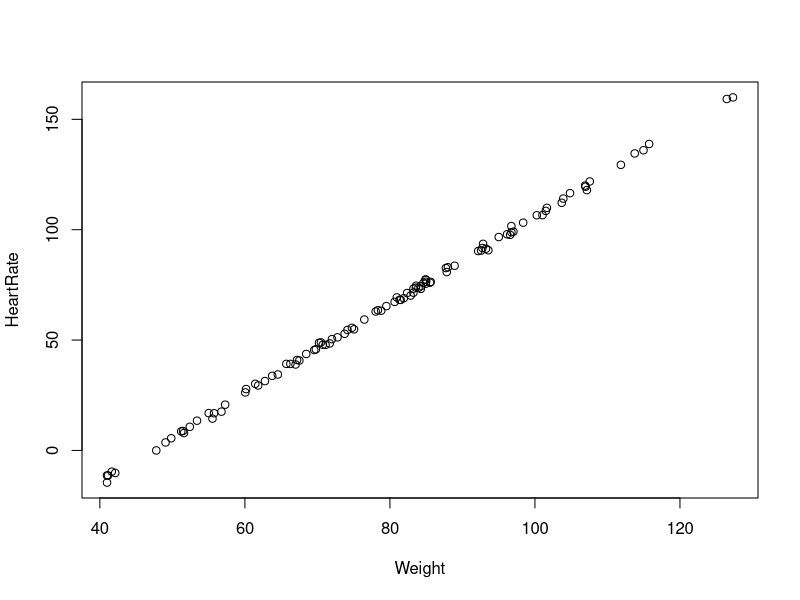

This figure's R source:
#!/usr/bin/env Rscript
mydata <- read.csv("heartrate.csv")

## attach mydata in R so I can call the variables directly

attach(mydata)

## scatterplot, Weight is the independent variable and HeartRate is dependent variable

plot(Weight, HeartRate)

## calculate the SSxx, SSyy and SSxy

SSxx <- sum((Weight - mean(Weight))^2)

SSyy <- sum((HeartRate - mean(HeartRate))^2)

SSxy <- sum((Weight - mean(Weight))*(HeartRate - mean(HeartRate)))

## beta1 hat and beta0 hat

beta1hat <- SSxy/SSxx
beta0hat <- mean(HeartRate) - beta1hat*mean(Weight)

print("Hat")
beta1hat
beta0hat

## use lm function to find the estimated regression equation

model <- lm(HeartRate ~ Weight)

summary(model)

## ANOVA table for the regression
anova(model)

## remove the outlier, outlier is the observation in the last row
newdata <- mydata[1:(nrow(mydata)-1),]

## estimated regression equation without outlier

modelnew <- lm(newdata$HeartRate ~ newdata$Weight)
summary(modelnew)
